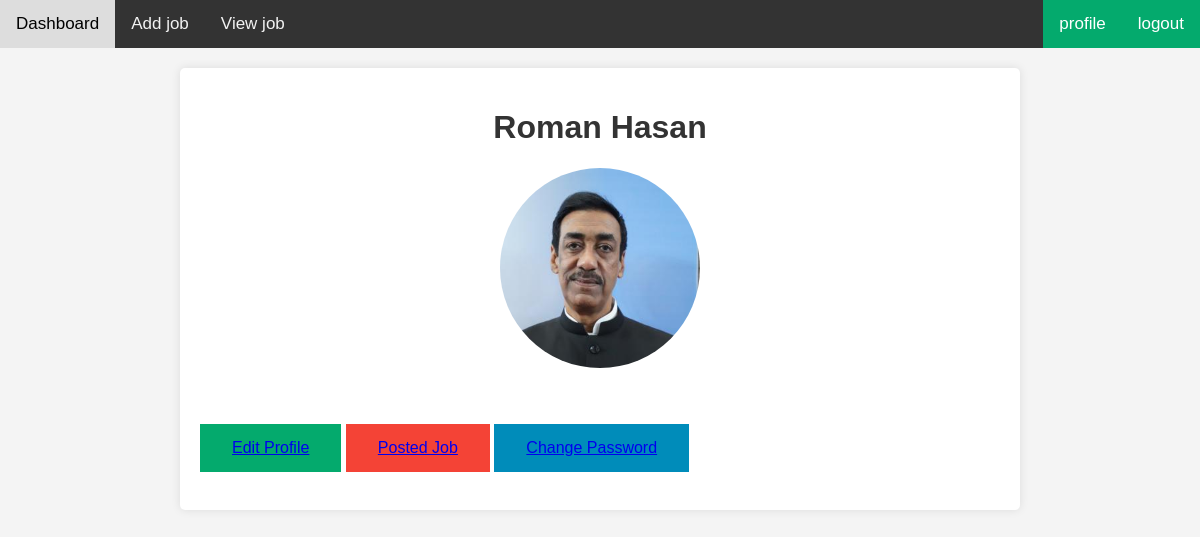
/profile/ (signed in), run on the app's committed database.
### jobPortalApp/models.py (models this page shows)
class customUserModel(AbstractUser):
    profile_picture = models.ImageField(upload_to='media/profilePic')
    GENDER = [
        ('male', 'Male'),
        ('female', 'Female'),
        ('other', 'Other'),
    ]
    gender = models.CharField(choices=GENDER, max_length=100)
    address = models.CharField(max_length=100)
    date_of_birth = models.DateField(auto_now_add=True)
    USER_TYPE = [
        ('recruiter', 'Job_Recruiter'),
        ('seeker', 'Job_Seeker'),
    ]
    user_type = models.CharField(choices=USER_TYPE, max_length=100)

### jobPortalProject/views.py (the view)
# urls.py: path('profile/', profile, name = 'profile'),
@login_required
def profile(request):
    return render(request, 'profile.html')

### template/profile.html (shortened to what this page needs)
{% extends 'index.html' %}
{% block content %}
<!DOCTYPE html>
<html lang="en">
<head>
</head>
<body>
    <div class="container">
        <h1>{{user.first_name}} {{user.last_name}}</h1>
        <img class="profile-picture" src="/{{user.profile_picture}}" alt="Profile Picture">
        <br>
        <br>
        <button class="button"><a href=" {% url 'editProfilePage' %} ">Edit Profile</a></button>
        {% if user.user_type == 'recruiter' %}
        <button class="button button3"><a href=" {% url 'jobPosterbyRecruiter' %} ">Posted Job</a></button>
        {% endif %}
        <button class="button button2"><a href=" {% url 'changePasswordPage' %} ">Change Password</a></button>
        <br>
        <br>
</body>
</html>
{% endblock content %}

### template/navbar.html (style rules this page uses)
body { margin: 0; font-family: Arial, Helvetica, sans-serif; }

### template/profile.html (style rules this page uses)
body { font-family: Arial, sans-serif; margin: 0; padding: 0; background-color: #f4f4f4; }
.container { max-width: 800px; margin: 20px auto; padding: 20px; background-color: #fff; border-radius: 5px; box-shadow: 0 0 10px rgba(0, 0, 0, 0.1); }
h1 { text-align: center; color: #333; }
.profile-picture { display: block; margin: 0 auto 20px; width: 200px; height: 200px; border-radius: 50%; object-fit: cover; }
.button { background-color: #04AA6D; border: none; color: white; padding: 15px 32px; text-align: center; text-decoration: none; display: inline-block; font-size: 16px; }
.button2 { background-color: #008CBA; }
.button3 { background-color: #f44336; }

### data on the page
customUserModel: first_name "Roman", last_name "Hasan", profile_picture (picture)
